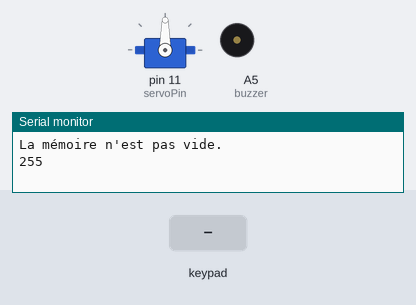
A sketch run on a simulated Arduino Nano, built with avr-gcc and run on an emulated ATmega328P. On the bench: servo, buzzer (waves = sounding, pin HIGH), the last lines printed to the serial monitor. The inputs (shaded band) are chosen by the test bench.

Above: at 1.2 s.
1.3 s: key '#' pressed
At 2.2 s:
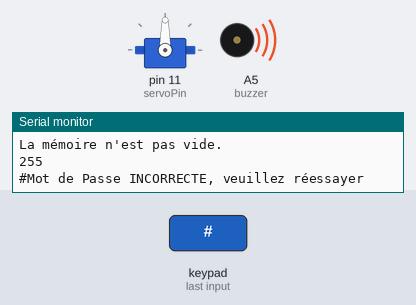
4.3 s: keypad keys 1 2 3 4 5 6 # pressed 0.4 s apart
8.6 s: key '*' pressed
10.1 s: keypad keys 1 2 3 4 5 6 A pressed 0.4 s apart
14.4 s: key 'B' pressed
15.9 s: keypad keys 9 8 7 6 # pressed 0.4 s apart
Timing chart, 0 to 18.9 s (numbered marks = the images above; inputs shaded):
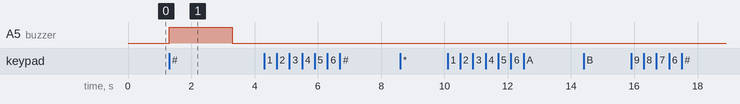

Measured:
- after the input at 1.3 s, A5 (buzzer): LOW → HIGH at once, → LOW 2.0 s later

The sketch:

KeyBox.ino
```cpp
/*
 * Created by Club MAKERS
 *
 * Code open-source
 *
 * Institut Polytechnique de Saint-Louis (IPSL)
 */

#include <Keypad.h>                    //bibliothéque Keypad
#include <Servo.h>                     //bibliothéque servomoteur
#include <EEPROM.h>                    // Memoire EEPROM pour stockage

Servo myservo;
const int buzzer  = A5;                // Connecter le buzzer au PIN A5 de l'Arduino Nano
const int ROW_NUM    = 4;              // Les 4 lignes du Keypad
const int COLUMN_NUM = 4;              // Les 4 colonnes du Keypad
int servoPin = 11;

char keys[ROW_NUM][COLUMN_NUM] = {
  {'1','4','7', '0'},
  {'2','5','8', '*'},
  {'3','6','9', '#'},
  {'A','B','C', 'D'}
};

byte pin_rows[ROW_NUM] = {9, 8, 7, 6};           // Connexion des lignes du keypad à l'arduino
byte pin_column[COLUMN_NUM] = {5, 4, 3, 2};      // Connexion des colonnes du keypad à l'arduino

Keypad keypad = Keypad( makeKeymap(keys), pin_rows, pin_column, ROW_NUM, COLUMN_NUM );

const String password_admin = "123456";               // Mot de passe administrateur
String password_classe;               // Mot de passe classe
String input_password;
char keypadadmin;
int adresse = 0;
bool changer;


void setup() {
  Serial.begin(9600);
  myservo.attach(servoPin);
  input_password.reserve(10);                  // Caractére maximum d'entrée
  pinMode(buzzer, OUTPUT);                     // Initialisation du buzzer comme sortie
  digitalWrite(buzzer, LOW);                   // Eteindre le buzzer
 // servo.write(0);                            // Mettre le servomoteur à son état initial 0
  //delay(100);
  myservo.detach();
  password_classe = EEPROM.read(adresse);
  if(password_classe == NULL){
    Serial.println("La mémoire est vide.");
    const char val = "112233";
    EEPROM.write(adresse,val);
    }else{
      Serial.println("La mémoire n'est pas vide.");
      password_classe = EEPROM.read(adresse);
      Serial.println(password_classe);
    }
}

void loop() {
  password_classe = EEPROM.read(adresse);
  char key = keypad.getKey();
  if (key){
    Serial.print(key);
    if(key == '*') {
      input_password = "";                   // Effacer le mot de passe
    } else if(key == '#') {
      if(input_password == password_classe) {
        Serial.println("Le Mot de passe est correcte");
        myservo.attach(servoPin);
        delay(1);
        myservo.write(0);
        delay(3000);
        myservo.write(180);                   // Mouvement de rotation du servomoteur
        delay(1000);
        myservo.detach();
      } else if(input_password == password_admin){
          changer = true;
          Serial.println("Changement de mot de passe : ");
          while(changer){
            char keyadmin = keypad.getKey();
            if(keyadmin){
              Serial.print(keyadmin);
              if(keyadmin == '*') {
                keypadadmin = "";                   // Effacer le mot de passe
              } else if(keyadmin == '#') {
               /* if(keypadadmin.length()==6){
                  EEPROM.write(adresse, keypadadmin);
                  digitalWrite(buzzer, HIGH);
                  delay(1000);
                  digitalWrite(buzzer, LOW);
                  delay(1000);
                  digitalWrite(buzzer, HIGH);
                  delay(1000);
                  digitalWrite(buzzer, LOW);
                  Serial.println("Mot de passe changé.");
                  changer = false;
                  }else{
                    Serial.println("Essayez un mot de passe de 6 caractères");
                    digitalWrite(buzzer, HIGH);
                    delay(1000);
                    digitalWrite(buzzer, LOW);
                  }*/
                  keypadadmin = "";
                }else{
                 keypadadmin += keyadmin;
              }
            }
          }
      }else{
        Serial.println("Mot de Passe INCORRECTE, veuillez réessayer");
        digitalWrite(buzzer, HIGH);
        delay(2000);
        digitalWrite(buzzer, LOW);
      }

      input_password = "";                  // Effacer le Mot de passe
    } else {
      input_password += key;                // Ajout de caractére pour réessayer un nouveau Mot de passe
    }
  }
}
```
